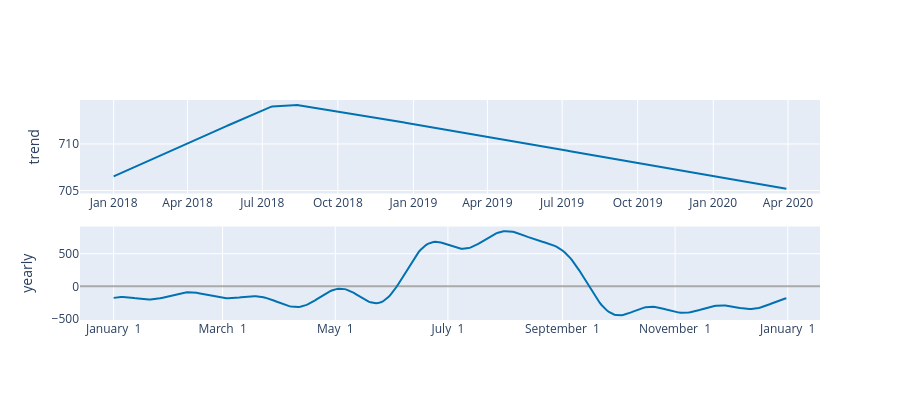

The notebook cell saved with this chart:
### Code cell
plot_components_plotly(m, forecast)

### Figure 1 — Plotly figure (JSON) as saved in the notebook; plotly's stock layout.template omitted (floating-point values rounded to 4 significant figures; data arrays with more than 128 entries replaced by an {"elided": "..."} marker saying what was removed)
{"data": [{"line": {"color": "#0072B2", "width": 2}, "mode": "lines", "name": "trend", "type": "scatter", "x": {"elided": "820 str values"}, "xaxis": "x", "y": {"elided": "820 float values"}, "yaxis": "y"}, {"line": {"color": "rgba(0, 114, 178, 0.2)", "width": 0}, "mode": "lines", "name": "trend_upper", "type": "scatter", "x": {"elided": "820 str values"}, "xaxis": "x", "y": {"elided": "820 float values"}, "yaxis": "y"}, {"fill": "tonexty", "fillcolor": "rgba(0, 114, 178, 0.2)", "line": {"color": "rgba(0, 114, 178, 0.2)", "width": 0}, "mode": "lines", "name": "trend_lower", "type": "scatter", "x": {"elided": "820 str values"}, "xaxis": "x", "y": {"elided": "820 float values"}, "yaxis": "y"}, {"line": {"color": "#0072B2", "width": 2}, "mode": "lines", "name": "yearly", "type": "scatter", "x": {"elided": "365 str values"}, "xaxis": "x2", "y": {"elided": "365 float values"}, "yaxis": "y2"}], "layout": {"height": 400, "showlegend": false, "width": 900, "xaxis": {"anchor": "y", "domain": [0, 1], "range": ["2017-11-21T01:12:00", "2020-05-09T22:48:00"], "type": "date"}, "xaxis2": {"anchor": "y2", "domain": [0, 1], "range": ["2016-12-13T18:54:02.958904115", "2018-01-18T11:04:57.863013581"], "tickformat": "%B %e", "type": "date"}, "yaxis": {"anchor": "x", "domain": [0.575, 1], "rangemode": "normal", "title": {"text": "trend"}, "zerolinecolor": "#AAA"}, "yaxis2": {"anchor": "x2", "domain": [0, 0.425], "title": {"text": "yearly"}, "zerolinecolor": "#AAA"}}}
